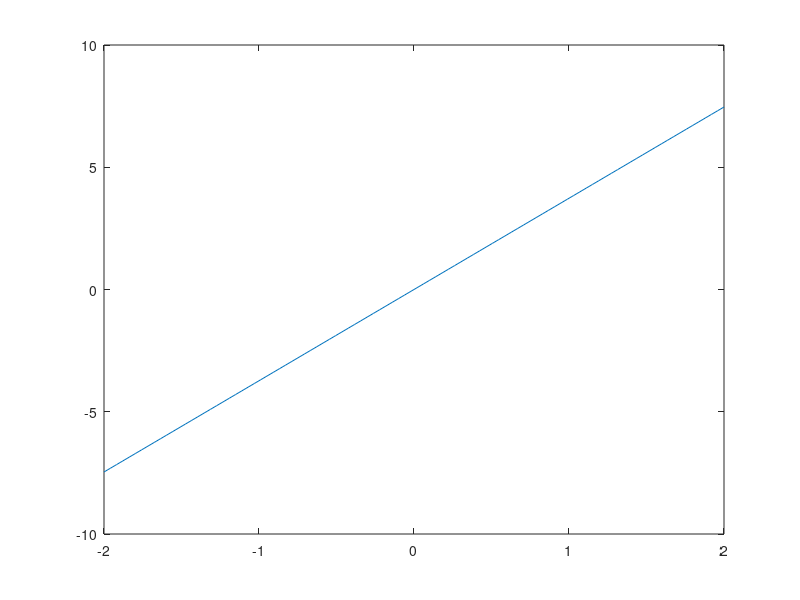

MATLAB code to generate this figure: (Note: this script raises an error after producing the figure.)
clear

X = [2 2 4 4 2 2 4 4 6 6 8 8 6 6 8 8 2;
     0 2 2 6 6 8 8 10 10 8 8 6 6 2 2 0 0 ];
% Våran Figur

A = [cosd(45)^2 sind(45)*cosd(45);
    sind(45)*cosd(45) sind(45)^2]
B = [0.8 0; 0 1.6]
C = [1 0; 0.6 1];
%avbildnings matriser 

X_A = A*X;
X_B = B*X;
X_C = C*X;
%Förändrade figurer

plot(X(1,:), X(2,:),'LineWidth', 2, 'DisplayName', 'Originala Figuren');
grid on
axis ("equal")
hold on 
xlim([-10 10])
ylim([-10 10])
plot(X_A(1,:), X_A(2,:), 'b-', 'LineWidth', 2, 'DisplayName', 'Projektion (A)');
plot(X_B(1,:), X_B(2,:), 'r--', 'LineWidth', 2, 'DisplayName', 'Skalning (B)');
plot(X_C(1,:), X_C(2,:), 'g-.', 'LineWidth', 2, 'DisplayName', 'Skjuvningen (C)');
% Ut Plottning för alla förändrade figurer

hold on

k = 1;
m = 0;
x = 0:0.1:15;
y = k * x + m;
% Y = KX + M

plot(x, y, 'm:', 'LineWidth', 1, 'DisplayName', 'Line: y = x');
grid on;
xlabel('x');
ylabel('y');
title('Olika Projektioner');
axis equal;

legend('show', 'Location', 'best');
hold off

%%
clear 
P1 = [1;-1];
P2 = [0; 1];
%
xlim([-10 10])
axis equal
grid on
%quiver(P1(1),P1(2),P2(1),P2(2),0)
v = 75;
x = linspace(-2,2)
k = tand(75);
y = k*x


plot(x,y)
X = [1;2];
A = [cosd(2*v) sind(2*v);
    sind(2*v) -cosd(2*v)];
Y = A*X;
drawArrow(P1,P2,"b")
%%
clear 
A = [0.8 0;0 1.6];
B = [0 0; 0 3; 3 3; 3 0; 0 0];
C = [1.25 0;0 0.625];
Y = B * A 
Z = B * C
oG = Y * Z
%plot(B(:,1),B(:,2))
plot(oG(:,1),B(:,2))
hold on
plot(Y(:,1),Y(:,2))
hold on
plot(Z(:,1),Z(:,2))
hold off

xlim([-10 10])
ylim([-10 10])
%%




function hArrow = drawArrow(p0,p1,color)
% drawArrow(p0,p1)
%
% Draws a simple arrow in 2D, from p0 to p1.
%
% INPUTS:
%   p0 = [x0; y0] = position of the tail
%   p1 = [x1; y1] = position of the tip
%   color = arrow color. Optional: default is black 
%       --> can be 'r','g','b','c','m','y','w', 'k' or a 1x3 color vector
%
% OUTPUTS:
%   hArrow = handle to the patch object representing the arrow
%

% Defaults:
if nargin == 2
   color = 'k'; 
end

% Parameters:
W1 = 0.08;   % half width of the arrow head, normalized by length of arrow
W2 = 0.014;  % half width of the arrow shaft
L1 = 0.18;   % Length of the arrow head, normalized by length of arrow
L2 = 0.13;  % Length of the arrow inset

% Unpack the tail and tip of the arrow
x0 = p0(1);
y0 = p0(2);
x1 = p1(1);
y1 = p1(2);

% Start by drawing an arrow from 0 to 1 on the x-axis
P = [...
    0, (1-L2), (1-L1), 1, (1-L1), (1-L2), 0;
    W2,    W2,     W1, 0,    -W1,    -W2, -W2];

% Scale,rotate, shift and plot:
dx = x1-x0;
dy = y1-y0;
Length = sqrt(dx*dx + dy*dy);
Angle = atan2(-dy,dx);
P = Length*P;   %Scale
P = [cos(Angle), sin(Angle); -sin(Angle), cos(Angle)]*P;  %Rotate
P = p0(:)*ones(1,7) + P;  %Shift

% Plot!
hArrow = patch(P(1,:), P(2,:),color);  axis equal;
hArrow.EdgeColor = color;

end

